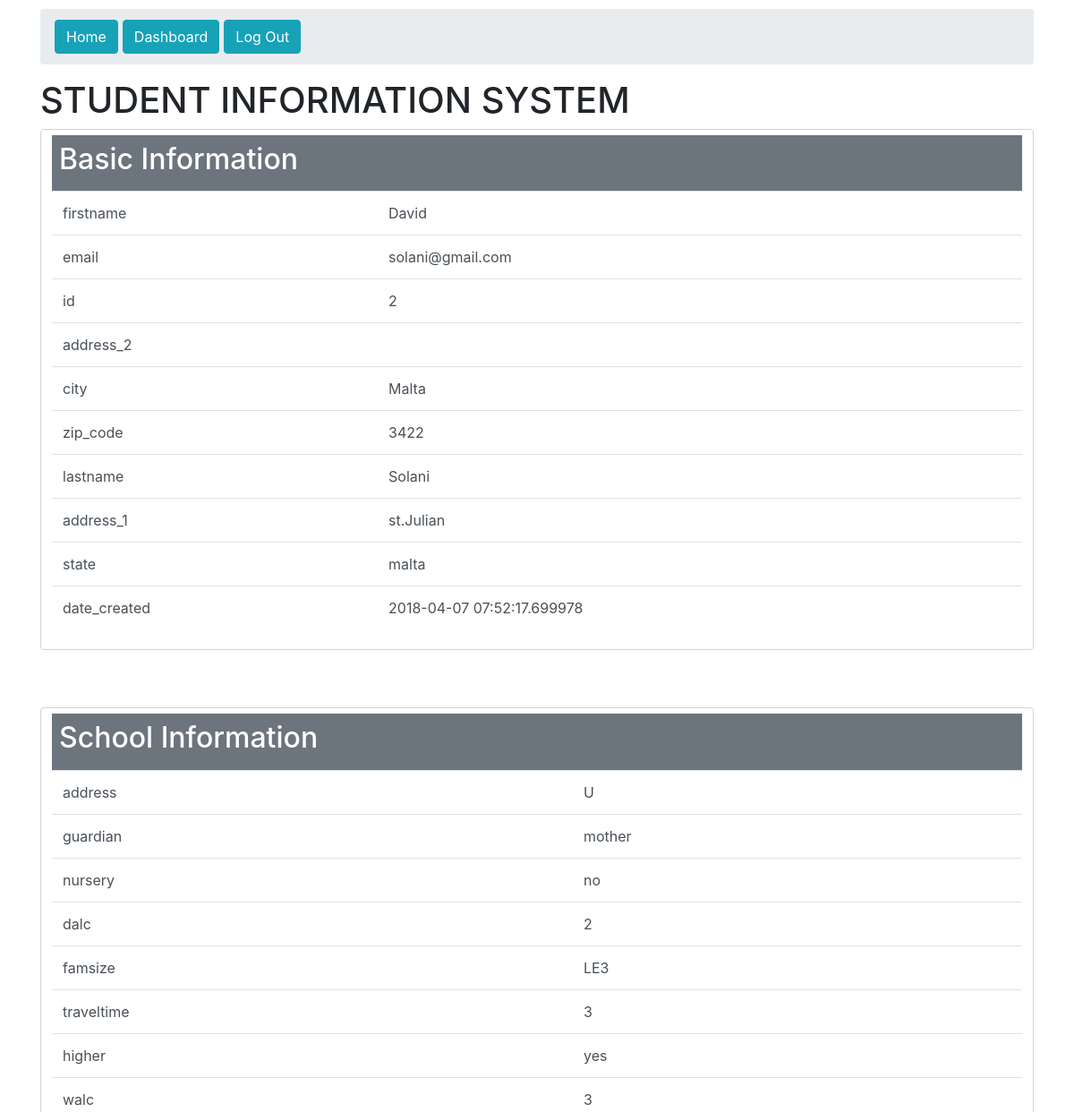
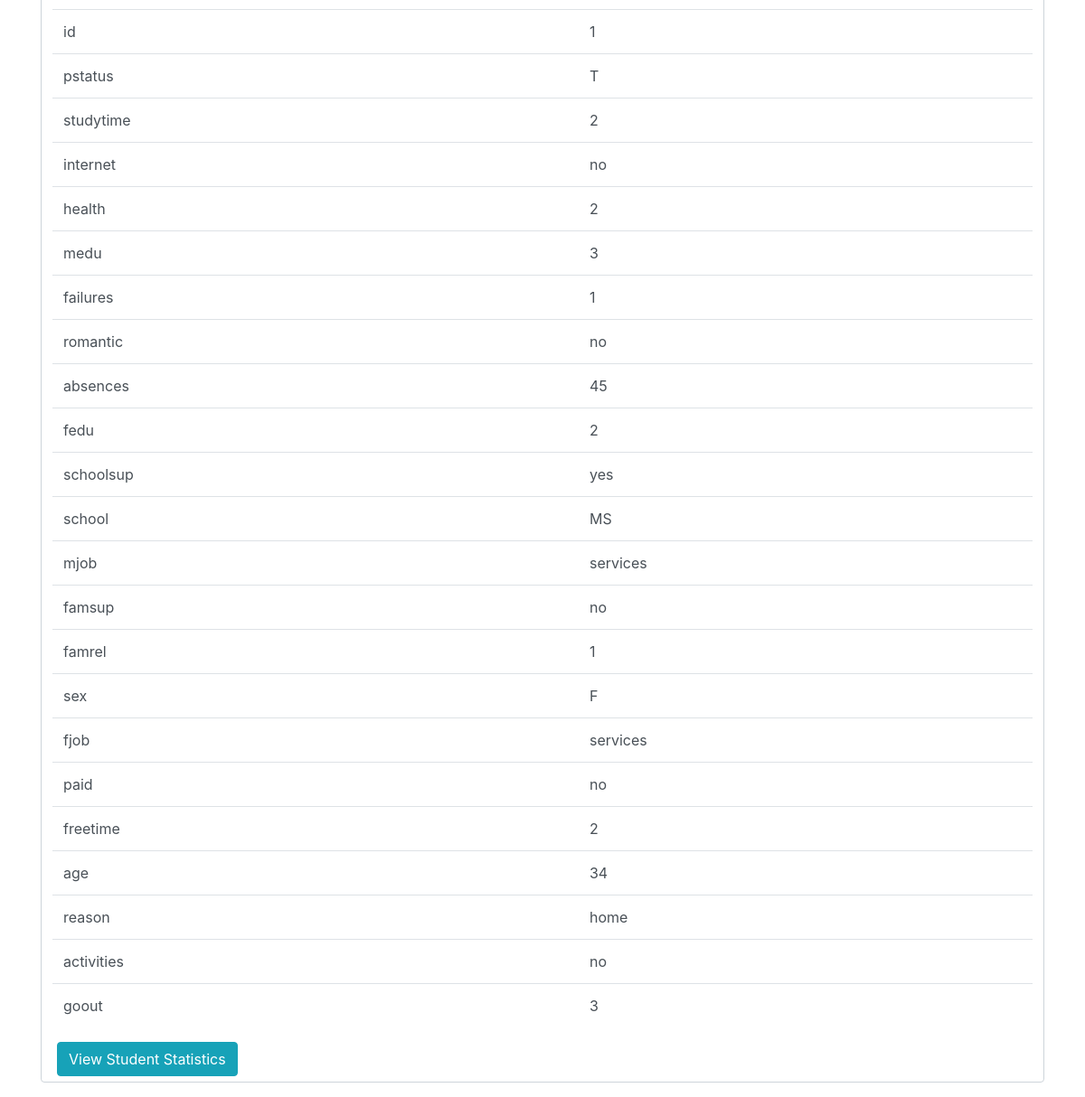
/student/info?student=2 (signed in), run on the app's committed database (2 pictures, top to bottom).
### models.py (models this page shows, shortened)
class CRUD():
    def add(self):
        db.session.add(self)
        db.session.commit()

class Student(db.Model, CRUD):
    __tablename__ = 'student'
    id = db.Column(db.Integer, primary_key=True)
    firstname = db.Column(db.String(64))
    lastname = db.Column(db.String(64))
    email = db.Column(db.String(100), unique=True, index=True)
    address_1 = db.Column(db.String(200))
    address_2 = db.Column(db.String(200))
    city = db.Column(db.String(200))
    state = db.Column(db.String(200))
    zip_code = db.Column(db.String(200))
    date_created = db.Column(db.DateTime(), default=datetime.utcnow)
    student_profile = db.relationship('StudentProfile', backref="student", cascade="all, delete-orphan", uselist=False)

class StudentProfile(db.Model, CRUD):
    __tablename__ = 'studentprofile'
    id = db.Column(db.Integer, primary_key=True)
    student_id = db.Column(db.Integer, db.ForeignKey('student.id'))
    school = db.Column(db.String(64))
    sex = db.Column(db.String(64))
    age = db.Column(db.String(64))
    address = db.Column(db.String(225))
    famsize = db.Column(db.String(64))
    pstatus = db.Column(db.String(64))
    medu = db.Column(db.String(64))
    fedu = db.Column(db.String(64))
    mjob = db.Column(db.String(64))
    fjob = db.Column(db.String(64))
    reason = db.Column(db.String(64))
    guardian = db.Column(db.String(64))
    traveltime = db.Column(db.String(64))
    studytime = db.Column(db.String(64))
    failures = db.Column(db.String(64))
    schoolsup = db.Column(db.String(64))
    famsup = db.Column(db.String(64))
    paid = db.Column(db.String(64))
    activities = db.Column(db.String(64))
    nursery = db.Column(db.String(64))
    higher = db.Column(db.String(64))
    internet = db.Column(db.String(64))
    romantic = db.Column(db.String(64))
    famrel = db.Column(db.String(64))
    freetime = db.Column(db.String(64))
    goout = db.Column(db.String(64))
    dalc = db.Column(db.String(64))
    walc = db.Column(db.String(64))
    health = db.Column(db.String(64))
    absences = db.Column(db.String(64))

### app/main/views.py (the view)
@main.route("/student/info", methods=["GET"])
def get_student():
    try:
        user_email = session['user']
    except:
        user_email = None
    if user_email:
        student_id = request.args.get('student')
        student = Student.query.filter_by(id=student_id).first()
        data = copy.deepcopy(student.__dict__)
        data.pop('_sa_instance_state')
        profile = student.student_profile
        if profile is None:
            return render_template("404.html")
        profile_dict = copy.deepcopy(profile.__dict__)
        profile_dict.pop('_sa_instance_state')
        profile_dict.pop("student_id")
        return render_template("student.html", student=data, profile=profile_dict)
    else:
        return redirect(url_for("main.login"))

### templates/student.html (shortened to what this page needs)
<!DOCTYPE html>
<html lang="en">
<head>
    <link rel="stylesheet" href="https://maxcdn.bootstrapcdn.com/bootstrap/4.0.0/css/bootstrap.min.css">
    <link rel="stylesheet" href="css/style.css">
</head>
<body>
    <div class="container" style="margin-top:10px;">
        <ul class="breadcrumb">
            <li><a class="btn btn-info" href="{{url_for('main.index')}}">Home</a></li>
            <li><a class="btn btn-info" style="margin-left:5px;" href="{{url_for('main.dashboard')}}">Dashboard</a></li>
            <a href="{{url_for('main.index')}}"><button class="btn btn-info" style="margin-left:5px;">Log Out</button></a>
        </ul>
        <div class="">
            <h1>STUDENT INFORMATION SYSTEM</h1>
        </div>
        <div class="form-group form-control">
            <div class="d-block p-2 bg-secondary text-white">
                <h2 class="">Basic Information</h2>
            </div>
            <table class="table">
            {% for field in student %}
                <tr>
                    <td>{{field}}</td>
                    <td>{{student[field]}}</td>
                </tr>
            {% endfor %}
            </table>
         </div>
        <br>
        <br>
        <div class="form-group form-control">
            <div class="d-block p-2 bg-secondary text-white">
                <h2 class="">School Information</h2>
            </div>
            <table class="table">
            {% for field in profile %}
            <tr>
                <td>{{field}}</td>
                <td>{{profile[field]}}</td>
            </tr>
            {% endfor %}
        </table>
            <a class="btn btn-info" name="statistics" id="statistics" style="margin-left:5px;" href="{{url_for('api.report')}}?id={{student['id']}}">View Student Statistics</a>
        </div>
    </div>
</body>
</html>

### data on the page
Student: firstname "David" "solani@gmail.com" "Malta" "3422" "Solani" "st.Julian" "malta"
StudentProfile: guardian "mother" "no" "LE3" "yes" "no" "no" "45" "yes" "MS" "services" "no" "services" "no" "34" "home" "no"

### other printed values
{{ field }} "firstname" "email" "id" "address_2" "city" "zip_code" "lastname" "address_1" "state" "date_created"
{{ student[field] }} "2" "2018-04-07 07:52:17.699978"
{{ field }} "address" "guardian" "nursery" "dalc" "famsize" "traveltime" "higher" "walc" "id" "pstatus" "studytime" "internet" "health" "medu" "failures" "romantic" "absences" "fedu" "schoolsup" "school" "mjob" "famsup" "famrel" "sex" "fjob" "paid" "freetime" "age" "reason" "activities" "goout"
{{ profile[field] }} "U" "2" "3" "3" "1" "T" "2" "2" "3" "1" "2" "1" "F" "2" "3"
